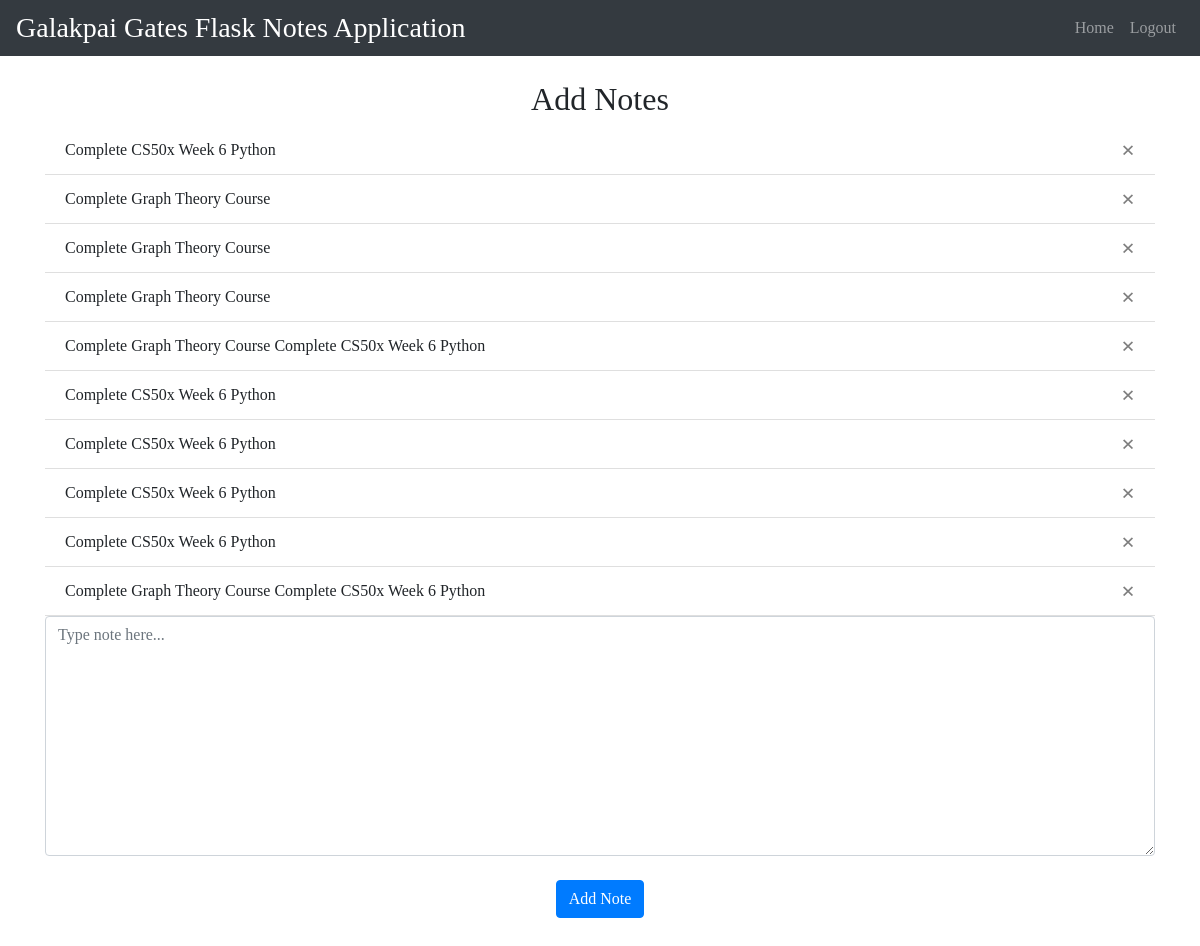
Screenshot of / (signed in) with the database file from the repository.
### website/models.py (models this page shows)
class Note(db.Model):
    id = db.Column(db.Integer, primary_key=True)
    data = db.Column(db.String(100000))
    date = db.Column(db.DateTime(timezone=True), default=func.now())
    user_id = db.Column(db.Integer, db.ForeignKey('user.id'))

### website/views.py (the view, shortened to what this page needs)
@views.route('/', methods=['POST', 'GET'])
@login_required
def home():
    return render_template("index.html", user=current_user)

### website/__init__.py (called while the page is built)
def create_app():
    app = Flask(__name__)
    app.config['SECRET_KEY'] = 'lkjsJ SDKJFKLjsKJSDFLKJad lkfjA'
    app.config['SQLALCHEMY_DATABASE_URI'] = f'sqlite:///{DB_NAME}'
    db.init_app(app)
    from .views import views
    from .auth import auth
    app.register_blueprint(views, url_prefix='/')
    app.register_blueprint(auth, url_prefix='/')
    from .models import User, Note
    create_database(app)
    login_manager = LoginManager()
    login_manager.login_view = 'auth.login'
    login_manager.init_app(app)
    @login_manager.user_loader
    def load_user(id):
        return User.query.get(int(id))
    return app

### website/templates/index.html (shortened to what this page needs)
{% extends "base.html" %}
{% block content %}
    <h2 align="center">Add Notes</h2>
    <ul class="list-group list-group-flush" id="notes">
        {% for note in user.notes %}
            <li class="list-group-item">
                {{ note.data }}
                <button type="button" class="close" onclick="deleteNote({{ note.id }})">
                    <span aria-hidden="true">&times;</span>
                </button>
            </li>
        {% endfor %}
    </ul>
    <form method='POST'>
        <textarea name="note" id="note" class="form-control" placeholder="Type note here..."></textarea>
        <br>
        <div align="center">
            <button type="submit" class="btn btn-primary">Add Note</button>
        </div>
    </form>
{% endblock %}

### website/templates/base.html (shortened to what this page needs)
<!DOCTYPE html>
<html lang="en">
<head>
    <link rel="stylesheet" href="https://stackpath.bootstrapcdn.com/bootstrap/4.4.1/css/bootstrap.min.css">
    <link rel="stylesheet" href="https://stackpath.bootstrapcdn.com/font-awesome/4.7.0/css/font-awesome.min.css">
    <link rel="stylesheet" href="../static/css/styles.css">
</head>
<body>
    <nav class="navbar navbar-expand-lg navbar-dark bg-dark" id="mainNav">
        <div id="h3-and-icon-div">
            <h3 class="h3 d-inline" id="project-title">Galakpai Gates Flask Notes Application</h3>
        </div>
        <div class="collapse navbar-collapse" id="navbar">
            <div class="navbar-nav">
                {% if user.is_authenticated %}
                    <a class="nav-item nav-link" id="home" href="/">Home</a>
                    <a class="nav-item nav-link" id="logout" href="/logout">Logout</a>
                {% else %}
                    <a class="nav-item nav-link" id="sign-up" href="/sign-up">Sign Up</a>
                    <a class="nav-item nav-link" id="login" href="/login">Login</a>
                {% endif %}
            </div>
        </div>
    </nav>
    <div class="container" id="mainContainer">
        {% block content %}
        {% endblock %}
    </div>
</body>
</html>

### website/static/css/styles.css (style rules this page uses)
* { font-family: 'Ubuntu', 'cursive' !important; }
body { padding-bottom: 100px; }
#mainNav { position: fixed; width: 100vw; z-index: 10; top: 0; display: flex; justify-content: space-between; }
@media all and (min-width: 1000.1px) { #navbar { display: flex !important; justify-content: space-between !important; align-self: flex-end; flex-grow: 0; } }
#mainContainer { margin-top: 80px; }
#project-title { color: #fff; }
.container h2 { margin-top: 30px; }
textarea { height: 30vh !important; }

### rows the page displays
Note: data "Complete CS50x Week 6 Python"
Note: data "Complete Graph Theory Course"
Note: data "Complete Graph Theory Course"
Note: data "Complete Graph Theory Course"
Note: data "Complete Graph Theory Course Complete CS50x Week 6 Python"
Note: data "Complete CS50x Week 6 Python"
Note: data "Complete CS50x Week 6 Python"
Note: data "Complete CS50x Week 6 Python"
Note: data "Complete CS50x Week 6 Python"
Note: data "Complete Graph Theory Course Complete CS50x Week 6 Python"
